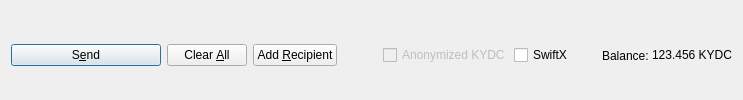
         <widget class="QFrame" name="frame_Send">
          <layout class="QHBoxLayout" name="horizontalLayout">
           <property name="bottomMargin">
            <number>0</number>
           </property>
           <item>
            <widget class="QPushButton" name="sendButton">
             <property name="minimumSize">
              <size>
               <width>150</width>
               <height>0</height>
              </size>
             </property>
             <property name="toolTip">
              <string>Confirm the send action</string>
             </property>
             <property name="text">
              <string>S&amp;end</string>
             </property>
             <property name="icon">
              <iconset resource="../kyd.qrc">
               <normaloff>:/icons/send</normaloff>:/icons/send</iconset>
             </property>
             <property name="autoDefault">
              <bool>false</bool>
             </property>
             <property name="default">
              <bool>true</bool>
             </property>
            </widget>
           </item>
           <item>
            <widget class="QPushButton" name="clearButton">
             <property name="sizePolicy">
              <sizepolicy hsizetype="Minimum" vsizetype="Fixed">
               <horstretch>0</horstretch>
               <verstretch>0</verstretch>
              </sizepolicy>
             </property>
             <property name="toolTip">
              <string>Clear all fields of the form.</string>
             </property>
             <property name="text">
              <string>Clear &amp;All</string>
             </property>
             <property name="icon">
              <iconset resource="../kyd.qrc">
               <normaloff>:/icons/remove</normaloff>:/icons/remove</iconset>
             </property>
             <property name="autoDefault">
              <bool>false</bool>
             </property>
            </widget>
           </item>
           <item>
            <widget class="QPushButton" name="addButton">
             <property name="toolTip">
              <string>Send to multiple recipients at once</string>
             </property>
             <property name="text">
              <string>Add &amp;Recipient</string>
             </property>
             <property name="icon">
              <iconset resource="../kyd.qrc">
               <normaloff>:/icons/add</normaloff>:/icons/add</iconset>
             </property>
             <property name="autoDefault">
              <bool>false</bool>
             </property>
            </widget>
           </item>
           <item>
            <spacer name="horizontalSpacer">
             <property name="orientation">
              <enum>Qt::Horizontal</enum>
             </property>
             <property name="sizeHint" stdset="0">
              <size>
               <width>40</width>
               <height>20</height>
              </size>
             </property>
            </spacer>
           </item>
           <item>
            <layout class="QHBoxLayout" name="horizontalLayout_2">
             <property name="spacing">
              <number>3</number>
             </property>
             <item>
              <widget class="QCheckBox" name="checkzKYD">
               <property name="enabled">
                <bool>false</bool>
               </property>
               <property name="text">
                <string>Anonymized KYDC</string>
               </property>
              </widget>
             </item>
             <item>
              <widget class="QCheckBox" name="checkSwiftTX">
               <property name="enabled">
                <bool>true</bool>
               </property>
               <property name="minimumSize">
                <size>
                 <width>85</width>
                 <height>0</height>
                </size>
               </property>
               <property name="text">
                <string>SwiftX</string>
               </property>
              </widget>
             </item>
             <item>
              <widget class="QLabel" name="label">
               <property name="text">
                <string>Balance:</string>
               </property>
              </widget>
             </item>
             <item>
              <widget class="QLabel" name="labelBalance">
               <property name="sizePolicy">
                <sizepolicy hsizetype="Preferred" vsizetype="Fixed">
                 <horstretch>0</horstretch>
                 <verstretch>0</verstretch>
                </sizepolicy>
               </property>
               <property name="cursor">
                <cursorShape>IBeamCursor</cursorShape>
               </property>
               <property name="text">
                <string notr="true">123.456 KYDC</string>
               </property>
               <property name="textInteractionFlags">
                <set>Qt::LinksAccessibleByMouse|Qt::TextSelectableByKeyboard|Qt::TextSelectableByMouse</set>
               </property>
              </widget>
             </item>
            </layout>
           </item>
          </layout>
         </widget>
